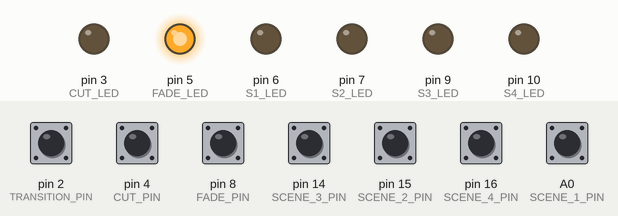
This sketch was run on a simulated Arduino Leonardo, built with avr-gcc and run on an emulated ATmega32U4. Shown: output pins drawn as LEDs (lit = HIGH). Inputs (shaded band) come from the test bench; at power-on: A0 (SCENE_1_PIN), pin 2 (TRANSITION_PIN), pin 4 (CUT_PIN), pin 8 (FADE_PIN), pin 14 (SCENE_3_PIN), pin 15 (SCENE_2_PIN), pin 16 (SCENE_4_PIN) HIGH. USB keyboard and mouse output is not drawn.

Above: at 1.2 s.
1.3 s: pin 4 (CUT_PIN) pulled LOW for 0.15 s
At 2.2 s:
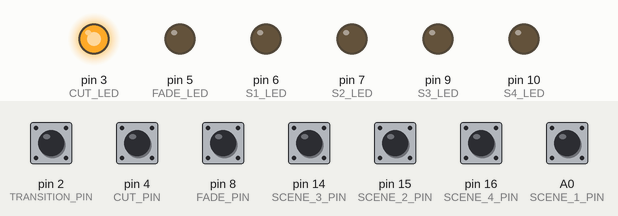
3.0 s: pin 8 (FADE_PIN) pulled LOW for 1 s
At 4.04 s:
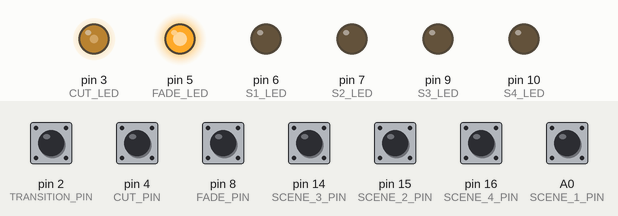
5.5 s: pin 14 (SCENE_3_PIN) pulled LOW for 0.15 s
At 6.6 s:
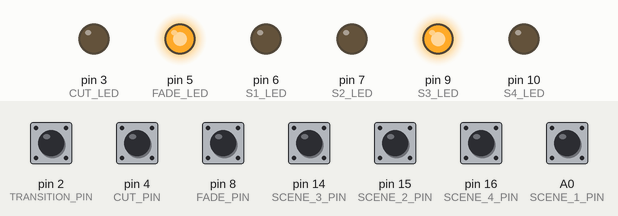
7.2 s: pin 15 (SCENE_2_PIN) pulled LOW for 0.15 s
At 8.3 s:
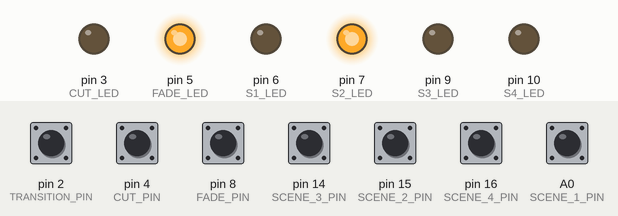
8.8 s: pin 16 (SCENE_4_PIN) pulled LOW for 0.15 s
At 9.5 s:
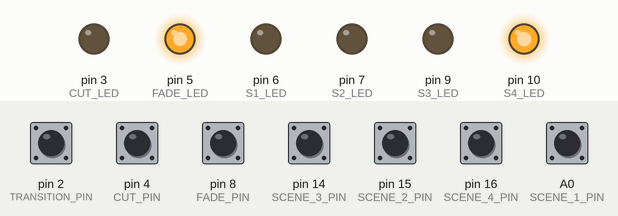
10.4 s: A0 (SCENE_1_PIN) pulled LOW for 0.15 s
At 11.0 s:
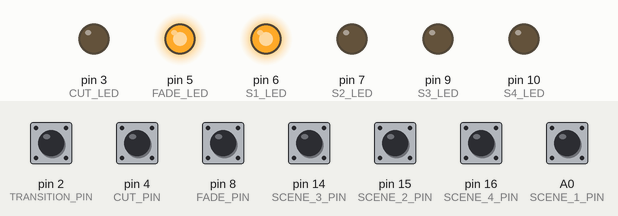
Timing chart, 0 to 13.1 s (numbered marks = the images above; inputs shaded):
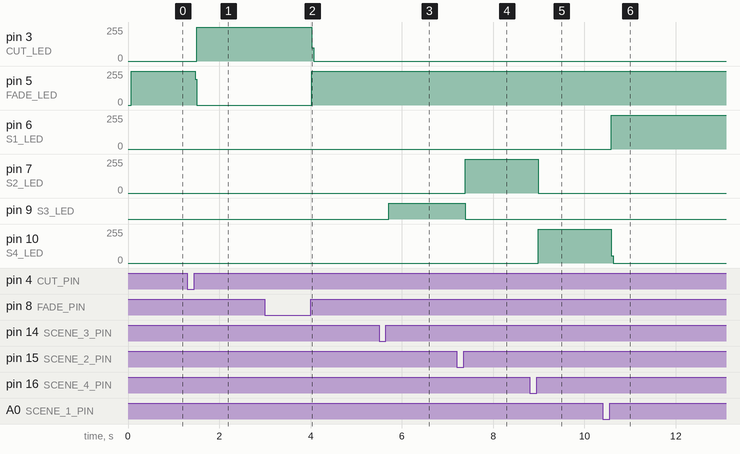

The sketch:

OBS-buttons.ino
```cpp
#include "Keyboard.h"
#include <elapsedMillis.h>

const int TRANSITION_PIN  =  2;
const int CUT_PIN         =  4;
const int FADE_PIN        =  8;
const int SCENE_1_PIN     = A0;
const int SCENE_2_PIN     = 15;
const int SCENE_3_PIN     = 14;
const int SCENE_4_PIN     = 16;

const int CUT_LED         =  3;
const int FADE_LED        =  5;
const int S1_LED          =  6;
const int S2_LED          =  7;
const int S3_LED          =  9;
const int S4_LED          = 10;

bool cut, fade;
byte scene;

#include "elapsedMillis.h"

/*
 * OneShot - wait for a pin to go from HIGH to LOW and back to HIGH as one event, with debouncing
 */

class Switch {
  public:
    enum State   { OFF, PRESS, ON, RELEASE };
    enum OneShot { WAITING, TRIGGERED };

    Switch(int pin): _pin(pin), _duration(0), _debounce(WAITING) {
        pinMode(_pin, INPUT_PULLUP);
        check();
    }

    State check(void) {
        handle();
        return _state;
    }

    bool triggered(void) {
        handle();
        if (_debounce == TRIGGERED) {
            _debounce = WAITING;
            return true;
        }
        return false;
    }

  private:
    void handle(void) {
        byte buttonPos1 = digitalRead(_pin);   delay(1);
        byte buttonPos2 = digitalRead(_pin);
        // debounce: WAITING ------------------> TRIGGERED -> WAITING
        // state:    OFF     -> PRESSED -> ON -> RELEASED  -> OFF
        if (buttonPos1 == buttonPos2) {  // debounce implies both readings are the same
            // oneshot (press followed by release is a single trigger)...
            if (LOW  == buttonPos1) {
                if (_state == OFF)   {
                    _state = PRESS;
                } else {
                    _state = ON;
                }
            }
            if (HIGH == buttonPos1) {
                if (_state == ON) {
                  _state    = RELEASE;
                } else {
                    _state = OFF;
                }
            }
        }
        if (_state == RELEASE) {
            _debounce = TRIGGERED;
        }
    }

    int _pin;
    State _state;
    OneShot _debounce;
    unsigned long _duration;
    elapsedMillis _downTime;
};

Switch *Transition;
Switch *Cut;
Switch *Fade;
Switch *Sc1;
Switch *Sc2;
Switch *Sc3;
Switch *Sc4;

enum  TransitionType   { T_UNKNOWN, CUT, FADE, T_NONE};
enum  TransitionSource { S_UNKNOWN, S1, S2, S3, S4, S_NONE };

// Current Values
TransitionType     ttype   = FADE;
TransitionSource   tsource = S_NONE;

// Previous values
TransitionType   t = T_UNKNOWN;
TransitionSource s = S_UNKNOWN;

#define DARK LOW
#define LIT  HIGH

void display(TransitionType ttype,TransitionSource tsource) {
    // turn all off...
    digitalWrite(CUT_LED,  DARK);
    digitalWrite(FADE_LED, DARK);
    digitalWrite(S1_LED,   DARK);
    digitalWrite(S2_LED,   DARK);
    digitalWrite(S3_LED,   DARK);
    digitalWrite(S4_LED,   DARK);

    // then turn on the right ones
    if (ttype == CUT)  digitalWrite(CUT_LED,  LIT); else
    if (ttype == FADE) digitalWrite(FADE_LED, LIT);

    if (tsource == S1) digitalWrite(S1_LED,   LIT); else
    if (tsource == S2) digitalWrite(S2_LED,   LIT); else
    if (tsource == S3) digitalWrite(S3_LED,   LIT); else
    if (tsource == S4) digitalWrite(S4_LED,   LIT);
}

void setup() {
  Keyboard.begin();
#if SERIAL_DEBUG
  Serial.begin(115200);
  while (!Serial) { delay(10); }
  Serial.println("Keyboard Buttons Test");
#endif

  Transition = new Switch(TRANSITION_PIN);
  Cut        = new Switch(CUT_PIN);
  Fade       = new Switch(FADE_PIN);
  Sc1        = new Switch(SCENE_1_PIN);
  Sc2        = new Switch(SCENE_2_PIN);
  Sc3        = new Switch(SCENE_3_PIN);
  Sc4        = new Switch(SCENE_4_PIN);

  pinMode(TRANSITION_PIN,   INPUT_PULLUP);

  pinMode(CUT_LED,   OUTPUT);
  pinMode(FADE_LED,  OUTPUT);
  pinMode(S1_LED,    OUTPUT);
  pinMode(S2_LED,    OUTPUT);
  pinMode(S3_LED,    OUTPUT);
  pinMode(S4_LED,    OUTPUT);


  display(T_UNKNOWN, S_UNKNOWN);
}


void select_S1(void) { Keyboard.press(KEY_LEFT_ALT); Keyboard.press('1'); delay(100); Keyboard.releaseAll();}
void select_S2(void) { Keyboard.press(KEY_LEFT_ALT); Keyboard.press('2'); delay(100); Keyboard.releaseAll();}
void select_S3(void) { Keyboard.press(KEY_LEFT_ALT); Keyboard.press('3'); delay(100); Keyboard.releaseAll();}
void select_S4(void) { Keyboard.press(KEY_LEFT_ALT); Keyboard.press('4'); delay(100); Keyboard.releaseAll();}

void do_transition(void) {
  switch (tsource) {
      case S1:  select_S1(); break;
      case S2:  select_S2(); break;
      case S3:  select_S3(); break;
      case S4:  select_S4(); break;
      default: break;
  }
  if (ttype == CUT) {
      Keyboard.press(KEY_LEFT_ALT); Keyboard.press('C'); delay(100); Keyboard.releaseAll();
  } else if (ttype == FADE) {
      Keyboard.press(KEY_LEFT_ALT); Keyboard.press('F'); delay(100); Keyboard.releaseAll();
  }
  tsource = S_NONE;  // after we transition to a source, revert to a general transition
}


void loop() {
    if (Transition->triggered())   { do_transition(); }

    if (Cut       ->triggered())   { ttype = CUT;  }
    if (Fade      ->triggered())   { ttype = FADE; }

    // selecting a source twice deselects it...
    if (Sc1       ->triggered())   { if (tsource == S1) tsource = S_NONE; else tsource = S1; }
    if (Sc2       ->triggered())   { if (tsource == S2) tsource = S_NONE; else tsource = S2; }
    if (Sc3       ->triggered())   { if (tsource == S3) tsource = S_NONE; else tsource = S3; }
    if (Sc4       ->triggered())   { if (tsource == S4) tsource = S_NONE; else tsource = S4; }

#if SERIAL_DEBUG
    if (t != ttype) {
        t = ttype;
        Serial.print("type: "); Serial.println( (ttype == CUT) ? "CUT" : (ttype == FADE) ? "FADE" : "NONE");
    }
    if (s != tsource) {
        s = tsource;
        Serial.print("source: ");
        if (tsource == S1) Serial.println("S1"); else
        if (tsource == S2) Serial.println("S2"); else
        if (tsource == S3) Serial.println("S3"); else
        if (tsource == S4) Serial.println("S4"); else
        Serial.println("DEFAULT");
    }
#endif

    display(ttype, tsource);
}
```

Measured:
- after the input at 1.3 s, pin 3 (CUT_LED): 0/255 → 254/255 after 0.21 s; pin 5 (FADE_LED): 254/255 → 0/255 after 0.17 s
- after the input at 3.0 s, pin 3 (CUT_LED): 254/255 → 0/255 after 1.0 s; pin 5 (FADE_LED): 0/255 → 254/255 after 1.0 s
- after the input at 5.5 s, pin 9 (S3_LED): LOW → HIGH after 0.21 s
- after the input at 7.2 s, pin 7 (S2_LED): 0/255 → 254/255 after 0.19 s; pin 9 (S3_LED): HIGH → LOW after 0.19 s
- after the input at 8.8 s, pin 7 (S2_LED): 254/255 → 0/255 after 0.19 s; pin 10 (S4_LED): 0/255 → 255/255 after 0.19 s
- after the input at 10.4 s, pin 6 (S1_LED): 0/255 → 254/255 after 0.19 s; pin 10 (S4_LED): 255/255 → 0/255 after 0.19 s
